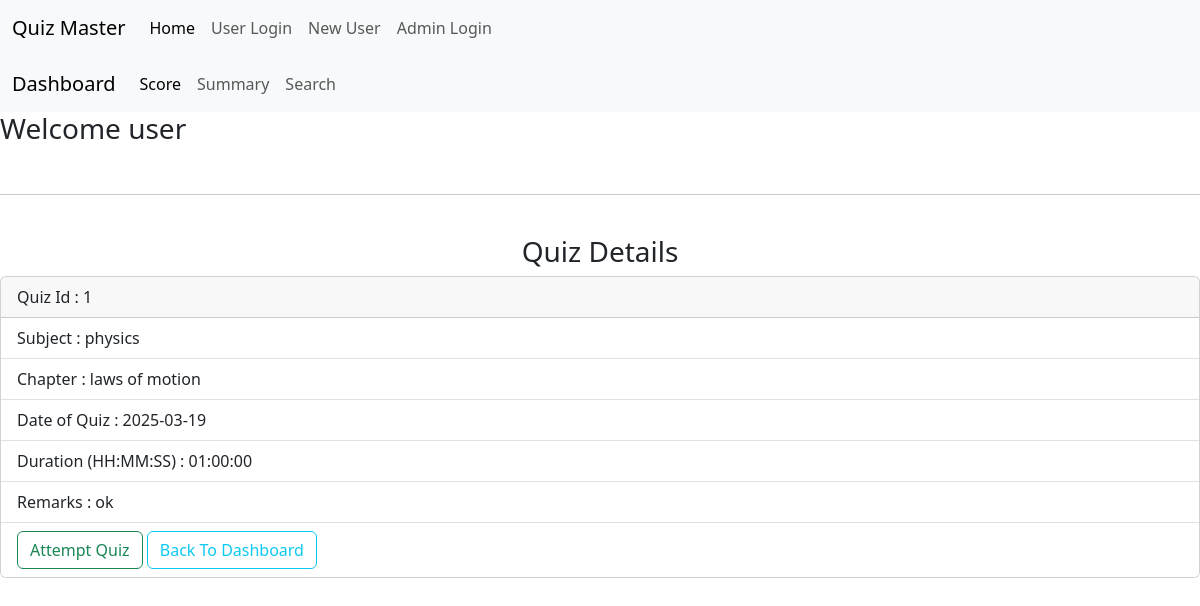
The app's page /user_dash/quiz_view/2/1 (signed in) with its own data.
### application/models.py (models this page shows, shortened)
class User(db.Model):
    id=db.Column(db.Integer, primary_key=True)
    name=db.Column(db.String(80), unique=True, nullable=False)
    username=db.Column(db.String(120), unique=True, nullable=False)
    password=db.Column(db.String(80), nullable=False)
    qualification=db.Column(db.String(80), nullable=False)
    dob=db.Column(db.String(80), nullable=False)
    type=db.Column(db.String(80), nullable=False)
    scores=db.relationship('Scores', backref='user', lazy=True)

class Quiz(db.Model):
    id=db.Column(db.Integer, primary_key=True)
    chapter_id=db.Column(db.Integer, db.ForeignKey('chapter.id'), nullable=False)
    date_of_quiz=db.Column(db.Date, nullable=False)
    time_duration=db.Column(db.Time, nullable=False)
    remarks=db.Column(db.String(120), nullable=True)
    questions=db.relationship('Question', backref='quiz', lazy=True)
    scores=db.relationship('Scores', backref='quiz', lazy=True)

class Subject(db.Model):
    id=db.Column(db.Integer, primary_key=True)
    name=db.Column(db.String(80), unique=True, nullable=False)
    sdesc=db.Column(db.String(120), nullable=True)
    chapters=db.relationship('Chapter', backref='subject', lazy=True)

class Chapter(db.Model):
    id=db.Column(db.Integer, primary_key=True)
    name=db.Column(db.String(80), unique=True, nullable=False)
    cdesc=db.Column(db.String(120), nullable=True)
    sub_id=db.Column(db.Integer, db.ForeignKey('subject.id'), nullable=False)
    quiz=db.relationship('Quiz', backref='chapter', lazy=True)

### application/controllers.py (the view)
@app.route('/user_dash/quiz_view/<int:user_id>/<int:quiz_id>')
def user_quiz_view(user_id,quiz_id):
    user=User.query.filter_by(id=user_id).first()
    quiz=Quiz.query.filter_by(id=quiz_id).first()
    if quiz:
        chapter=Chapter.query.filter_by(id=quiz.chapter_id).first()
        if chapter:
            subject=Subject.query.filter_by(id=chapter.sub_id).first()
        else:
            return "Chapter not found"
    else:
        return "Quiz not found"
    return render_template('user_quiz_view.html',quiz=quiz,chapter=chapter,subject=subject,user=user)

### templates/user_quiz_view.html (shortened to what this page needs)
{% extends 'base.html' %}
{% block content %}
<nav class="navbar navbar-expand-lg bg-body-tertiary">
    <div class="container-fluid">
      <a class="navbar-brand" href="/">Quiz Master</a>
      <div class="collapse navbar-collapse" id="navbarNav">
        <ul class="navbar-nav">
          <li class="nav-item">
            <a class="nav-link active" aria-current="page" href="/">Home</a>
          </li>
          <li class="nav-item">
            <a class="nav-link" href="/login">User Login</a>
          </li>
          <li class="nav-item">
            <a class="nav-link" href="/register">New User</a>
          </li>
          <li class="nav-item">
            <a class="nav-link" href="/admin">Admin Login</a>
          </li>
        </ul>
      </div>
    </div>
  </nav>
  <nav class="navbar navbar-expand-lg bg-body-tertiary">
    <div class="container-fluid">
      <a class="navbar-brand" href="/user_dash/{{user.id}}">Dashboard</a>
      <div class="collapse navbar-collapse" id="navbarSupportedContent">
        <ul class="navbar-nav me-auto mb-2 mb-lg-0">
          <li class="nav-item">
            <a class="nav-link active" aria-current="page" href="/user_dash/score/{{user.id}}">Score</a>
          </li>
          <li class="nav-item">
            <a class="nav-link" href="/user_dash/summary/{{user.id}}">Summary</a>
          </li>
          <li class="nav-item">
            <a class="nav-link" href="/user_dash/search/{{user.id}}">Search</a>
          </li>
        </ul>
      </div>
    </div>
  </nav>
<h3>Welcome {{user.name}}</h3>
<br>
<hr>
<br>
<h3 class="d-flex justify-content-center">Quiz Details</h3>
<div class="d-flex justify-content-center">
  <div class="card" style="width: 80rem;">
    <div class="card-header">
      Quiz Id : {{quiz.id}}
    </div>
    <ul class="list-group list-group-flush">
      <li class="list-group-item">Subject : {{subject.name}}</li>
      <li class="list-group-item">Chapter : {{chapter.name}}</li>
      <li class="list-group-item">Date of Quiz : {{quiz.date_of_quiz}}</li>
      <li class="list-group-item">Duration (HH:MM:SS) : {{quiz.time_duration}}</li>
      <li class="list-group-item">Remarks : {{quiz.remarks}}</li>
      <li class="list-group-item">
        <a class="btn btn-outline-success" href="/user_dash/quiz_attempt/{{user.id}}/{{quiz.id}}" class="btn btn-primary">Attempt Quiz</a>
        <a class="btn btn-outline-info" href="/user_dash/{{user.id}}" class="btn btn-primary">Back To Dashboard</a>
      </li>
    </ul>
  </div>
</div>
{% endblock %}

### static/css/style.css (style rules this page uses)
body { margin: 0; padding: 0; }

### records on screen
User: name "user"
Quiz: id "1", date_of_quiz "2025-03-19", time_duration "01:00:00", remarks "ok"
Subject: name "physics"
Chapter: name "laws of motion"
